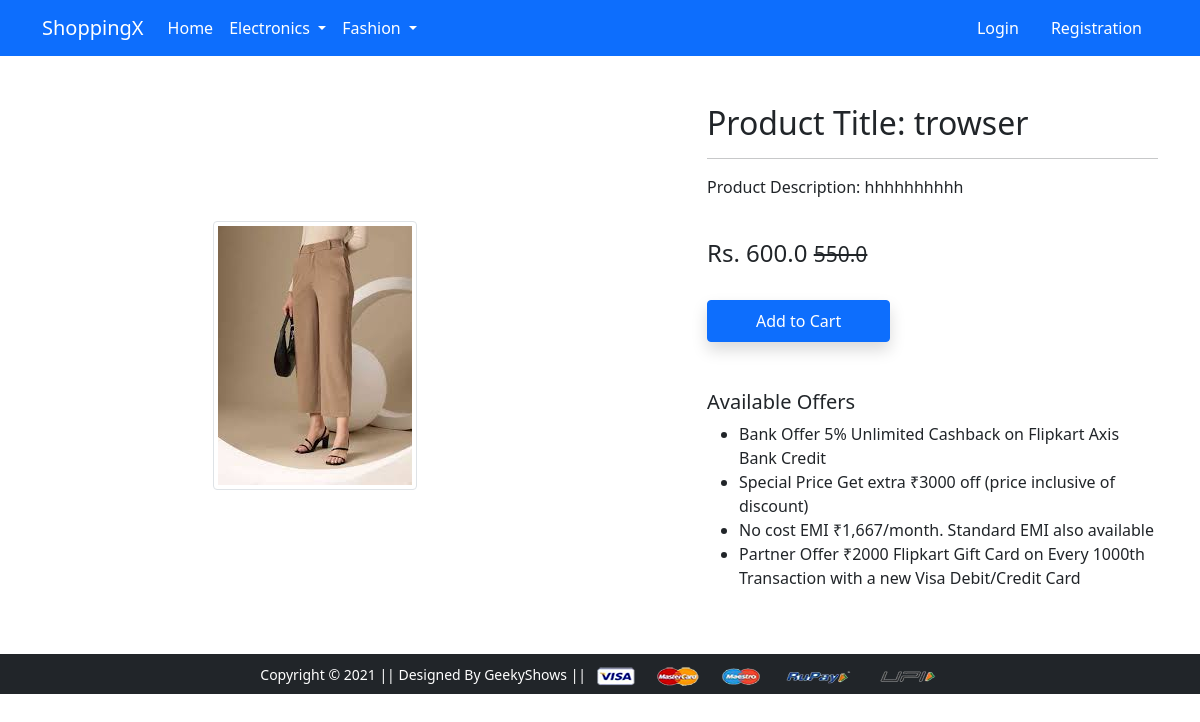
Page /product-detail/15/ on the earlier database version.
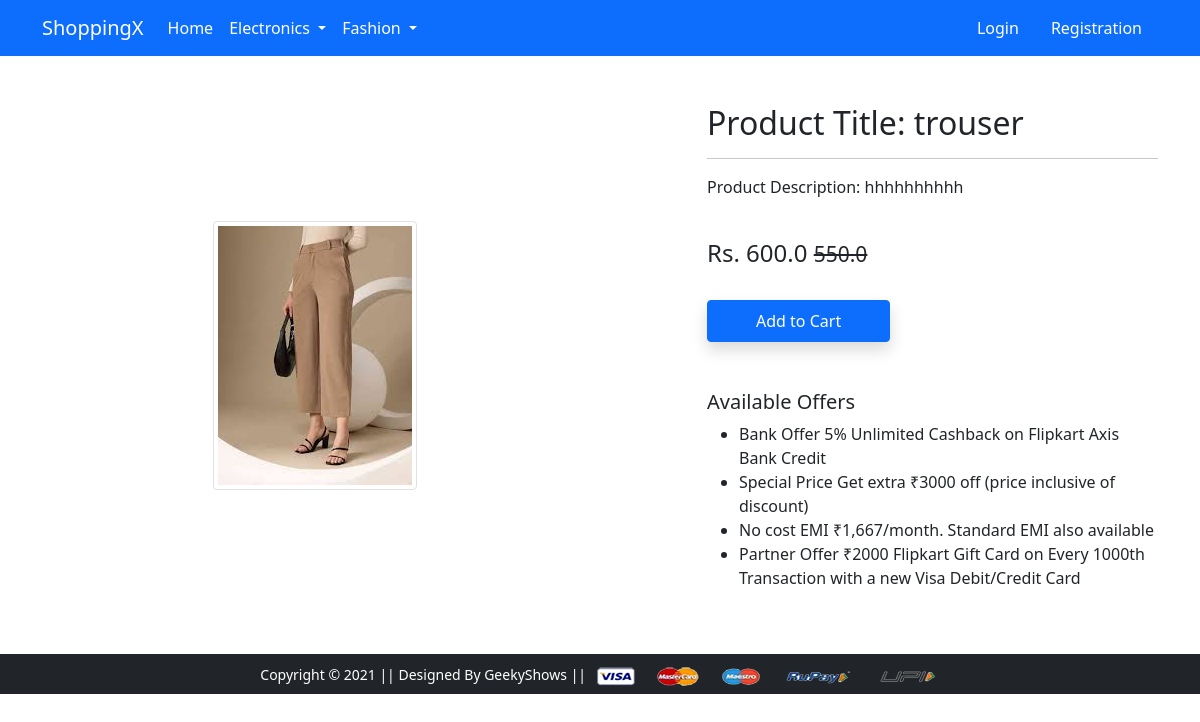
Same page on the later database version.
### app/models.py (models this page shows, shortened)
class Product(models.Model):
    title = models.CharField(max_length=200)
    selling_price = models.FloatField()
    discounted_price = models.FloatField()
    description = models.TextField()
    brand = models.CharField(max_length=100)
    CATEGORY = models.CharField(
        max_length=5,
        choices=CATEGORY_CHOICES,
        default='M'   # <-- Add a default here!
    )
    product_image = models.ImageField(upload_to='product_img')

### app/views.py (the view)
# urls.py: path('product-detail/<int:pk>/', views.ProductDetailView.as_view(), name='product-detail'),
class ProductDetailView(View):
    def get(self, request, pk):
        product = get_object_or_404(Product, pk=pk)
        return render(request, 'app/productdetail.html', {'product': product})

### app/templates/app/productdetail.html (shortened to what this page needs)
{% extends 'app/base.html' %}
{% load static %}
{% block main-content %}
<div class="container my-5">
    <div class="row">
        <div class="col-sm-6 text-center align-self-center">
     {% if product.product_image %}
        <img src="{{ product.product_image.url }}"
     alt="{{ product.name }}"
     class="img-fluid img-thumbnail"
     style="max-height:400px; object-fit:contain;">
     {% else %}
        <img src="{% static 'app/images/placeholder.jpg' %}" alt="No Image" class="img-fluid img-thumbnail">
     {% endif %}
          </div>
        <div class="col-sm-5 offset-sm-1">
            <h2>Product Title: {{ product.title }}</h2>
            <hr>
            <p>Product Description: {{ product.description }}</p>
            <br>
            <h4>
                Rs. {{ product.selling_price}}
                {% if product.discounted_price %}
                    <small class="fw-light text-decoration-line-through">{{ product.discounted_price }}</small>
                {% endif %}
            </h4>
            <br>
              <a href="{% url 'add_to_cart' %}?prod_id={{ product.id }}"
         class="btn btn-primary shadow px-5 py-2">
               Add to Cart
                </a>
            <h5 class="mt-5">Available Offers</h5>
            <ul>
                <li>Bank Offer 5% Unlimited Cashback on Flipkart Axis Bank Credit</li>
                <li>Special Price Get extra ₹3000 off (price inclusive of discount)</li>
                <li>No cost EMI ₹1,667/month. Standard EMI also available</li>
                <li>Partner Offer ₹2000 Flipkart Gift Card on Every 1000th Transaction with a new Visa Debit/Credit Card</li>
            </ul>
        </div>
    </div>
</div>
{% endblock main-content %}

Differences in the rows shown:
changed Product "hhhhhhhhhh": title "trowser" → "trouser"
